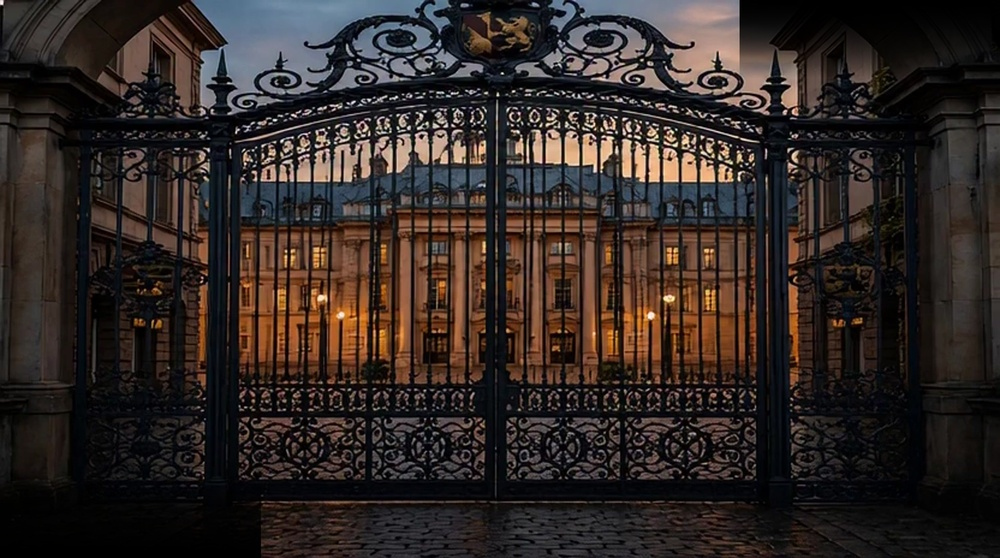
#> input picture assets/frames/frame-0001.jpg, 1000 x 558 px, shrunk from 1920 x 1071 before the run; its folder holds 4 pictures in this run
$ python censor.py
#> lines starting #> are read from the running program, lines starting #| are printed output that depends on the picture
import glob
from PIL import Image, ImageDraw

def censor_frames():
    files = glob.glob('assets/frames/*.jpg')
    print(f"Found {len(files)} frames to censor.")

    for f in files:
        img = Image.open(f)
#> img is the input picture: PIL image 1000x558 RGB; mean R, G, B 48.7, 40.2, 37.2
        draw = ImageDraw.Draw(img, 'RGBA')

        w, h = img.size
#> w = 1000; h = 558

        # Meta AI is typically very large and on the bottom left and top right.
        # We will draw a black box that fades into the image (a gradient or just a solid black box with some opacity).
        # Since it's a night scene, a solid dark box that covers the corners will look like a shadow.

        # Bottom left watermark: covers roughly x: 0 to 450, y: h-150 to h
        for i in range(150):
            alpha = int(255 * (1 - (i/150)**2)) # fade out upwards
            draw.line([(0, h - i), (500, h - i)], fill=(0, 0, 0, alpha))

        # Top right watermark: covers roughly x: w-450 to w, y: 0 to 150
        for i in range(150):
            alpha = int(255 * (1 - (i/150)**2)) # fade out downwards
            draw.line([(w - 500, i), (w, i)], fill=(0, 0, 0, alpha))

        img = img.convert('RGB')
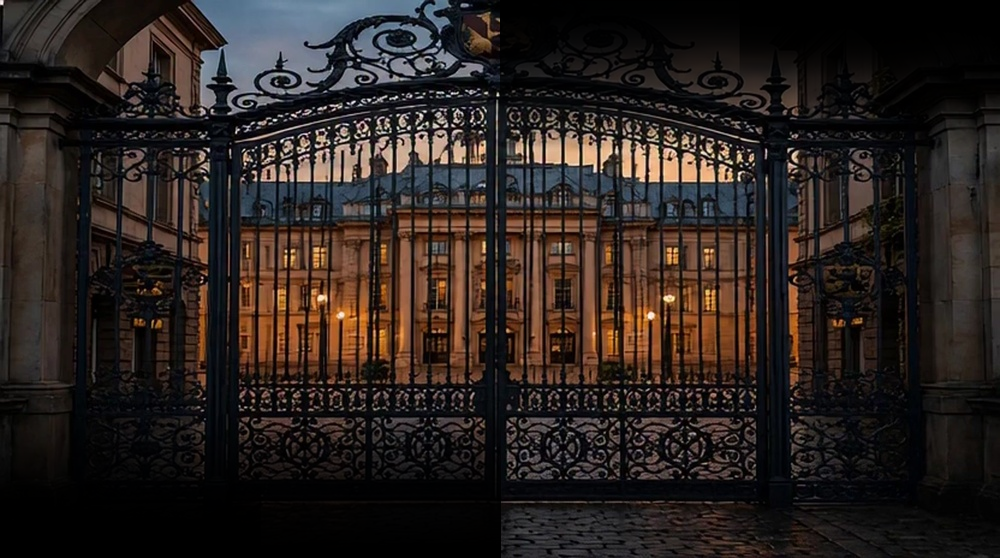
#> img: PIL image 1000x558 RGB; mean R, G, B 42.1, 34.2, 31.1
        img.save(f, quality=95)
#> pass 2 of the loop in censor_frames, `for f in files:`:
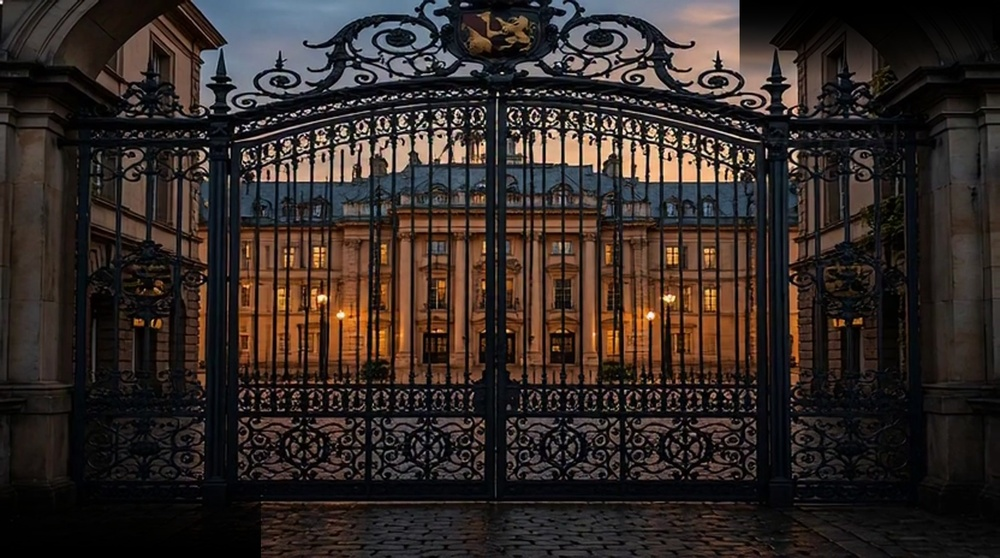
#> input picture assets/frames/frame-0002.jpg, 1000 x 558 px, shrunk from 1920 x 1071 before the run
#> in censor_frames, img is the input picture: PIL image 1000x558 RGB; mean R, G, B 49.9, 41, 37.6
#> in censor_frames, `img = img.convert('RGB')`:
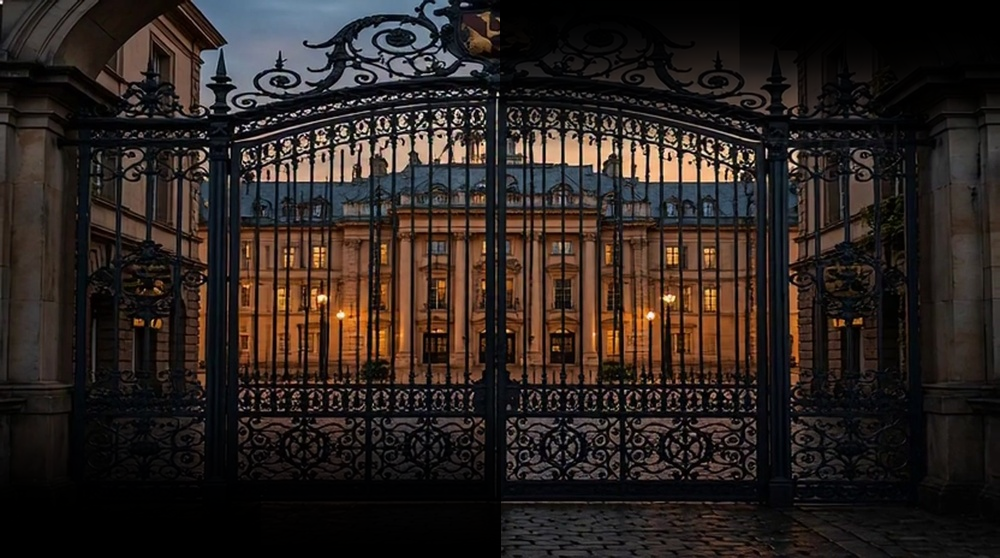
#> img: PIL image 1000x558 RGB; mean R, G, B 43.1, 34.9, 31.5
#> pass 3 of the loop in censor_frames, `for f in files:`:
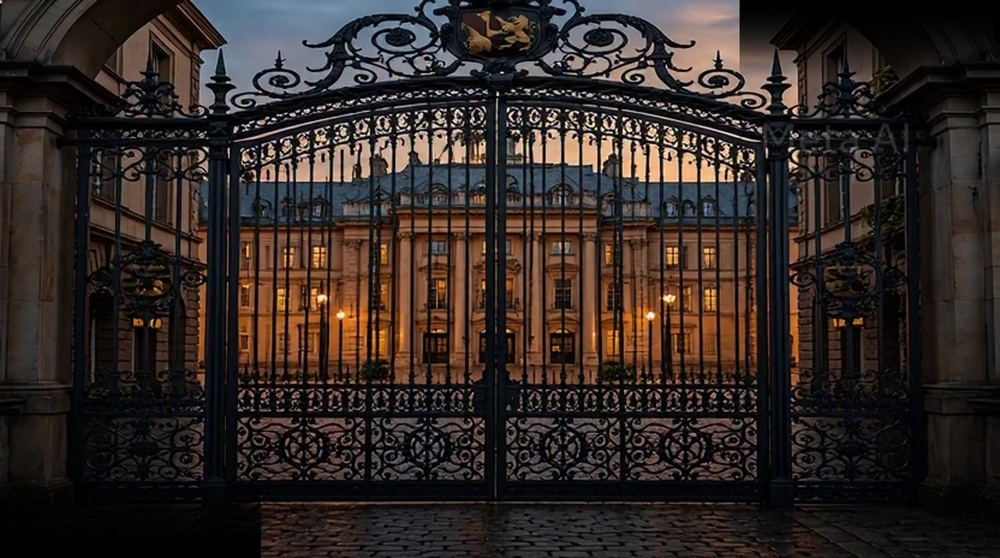
#> input picture assets/frames/frame-0003.jpg, 1000 x 558 px, shrunk from 1920 x 1071 before the run
#> in censor_frames, img is the input picture: PIL image 1000x558 RGB; mean R, G, B 49.8, 40.9, 37.5
#> in censor_frames, `img = img.convert('RGB')`:
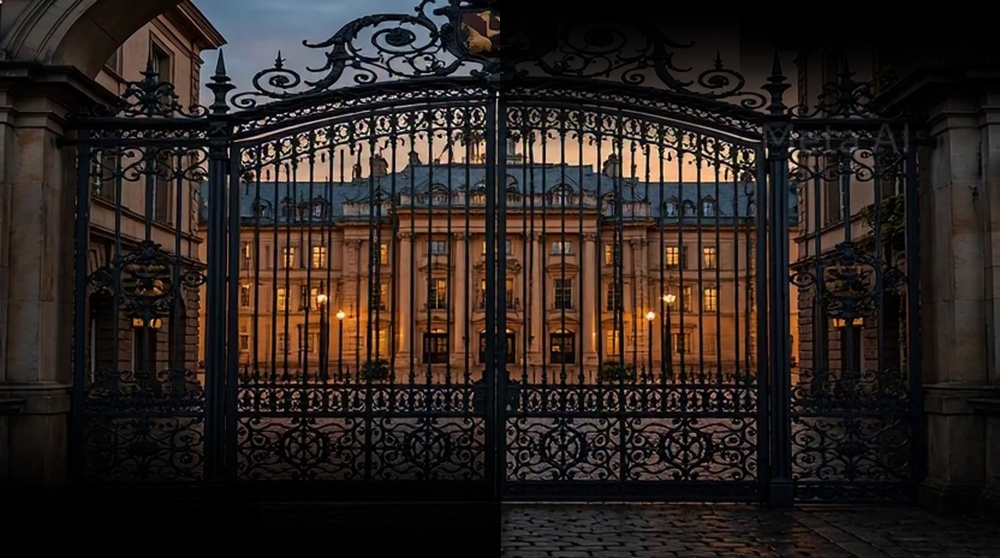
#> img: PIL image 1000x558 RGB; mean R, G, B 43, 34.9, 31.4
#> the loop made 4 passes; the first 3 are shown

    print("Done censoring all frames.")

if __name__ == '__main__':
    censor_frames()
